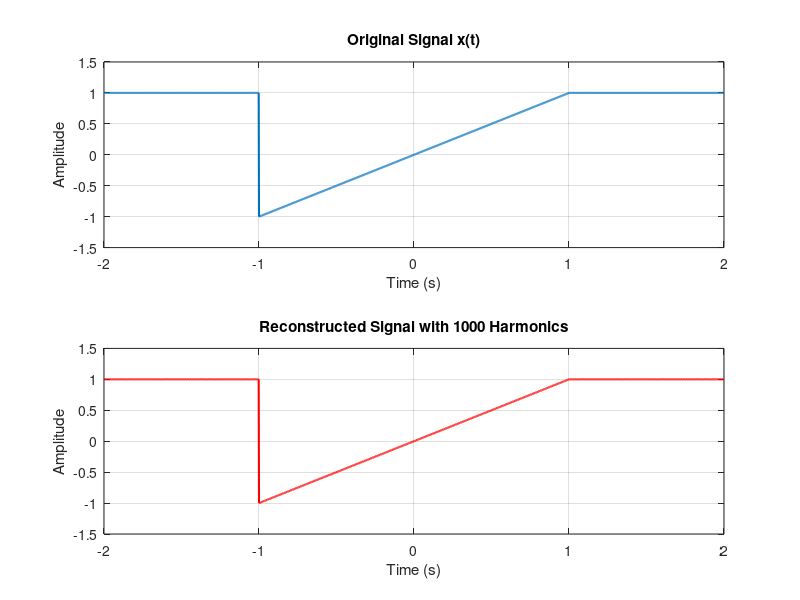
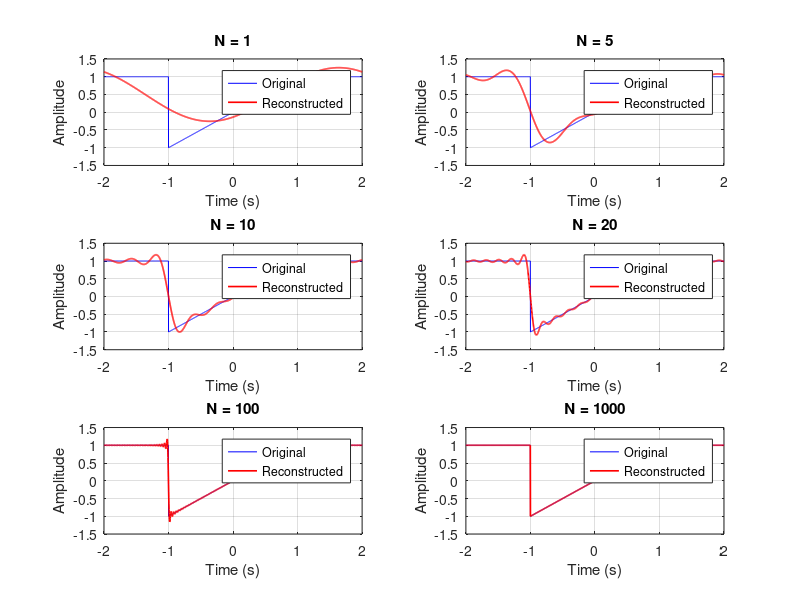

The MATLAB source for these figures, in order:
T0 = 4;                                   % Period of the original signal
N = 1000;                                 % Number of harmonics for reconstruction
fs = 2*N / T0;                            % Sampling frequency
dt = 1 / fs;                              % Sampling period (1/fs)
t = -T0/2:dt:T0/2;                        % Time vector spanning one period [-T0/2, T0/2]
omega0 = 2*pi/T0;                         % Fundamental angular frequency

% Define original signal x(t) over one period
x = zeros(size(t));                       % Initialize x(t)
x(t >= -2 & t < -1) = 1;                  % x(t) = 1 for t in [-2, -1)
x(t >= -1 & t < 0) = t(t >= -1 & t < 0);  % x(t) = t for t in [-1, 0)
x(t >= 0 & t < 1) = t(t >= 0 & t < 1);    % x(t) = t for t in [0, 1)
x(t >= 1 & t <= 2) = 1;                   % x(t) = 1 for t in [1, 2]

x_reconstructed = zeros(size(t));

for n = -N:N
    c_n = (1 / T0) * trapz(t, x .* exp(-1i * n * omega0 * t));
    x_reconstructed = x_reconstructed + c_n * exp(1i * n * omega0 * t);
end

x_reconstructed = real(x_reconstructed);

figure;
subplot(2, 1, 1);
plot(t, x, 'LineWidth', 1.5);
title('Original Signal x(t)');
xlabel('Time (s)');
ylabel('Amplitude');
grid on;
xlim([-2, 2]);
ylim([-1.5, 1.5]);

subplot(2, 1, 2);
plot(t, x_reconstructed, 'r', 'LineWidth', 1.5);
title(['Reconstructed Signal with ', num2str(N), ' Harmonics']);
xlabel('Time (s)');
ylabel('Amplitude');
grid on;
xlim([-2, 2]);
ylim([-1.5, 1.5]);

harmonics = [1, 5, 10, 20, 100, 1000];  
figure;
for i = 1:length(harmonics)
    N_current = harmonics(i);
    x_reconstructed = zeros(size(t));
    for n = -N_current:N_current
        c_n = (1 / T0) * trapz(t, x .* exp(-1i * n * omega0 * t));
        x_reconstructed = x_reconstructed + c_n * exp(1i * n * omega0 * t);
    end

    x_reconstructed = real(x_reconstructed);
    
    subplot(3, 2, i);
    plot(t, x, 'b', t, x_reconstructed, 'r', 'LineWidth', 1.2);
    title(['N = ', num2str(N_current)]);
    xlabel('Time (s)');
    ylabel('Amplitude');
    legend('Original', 'Reconstructed');
    grid on;
    xlim([-2, 2]);
    ylim([-1.5, 1.5]);
end
